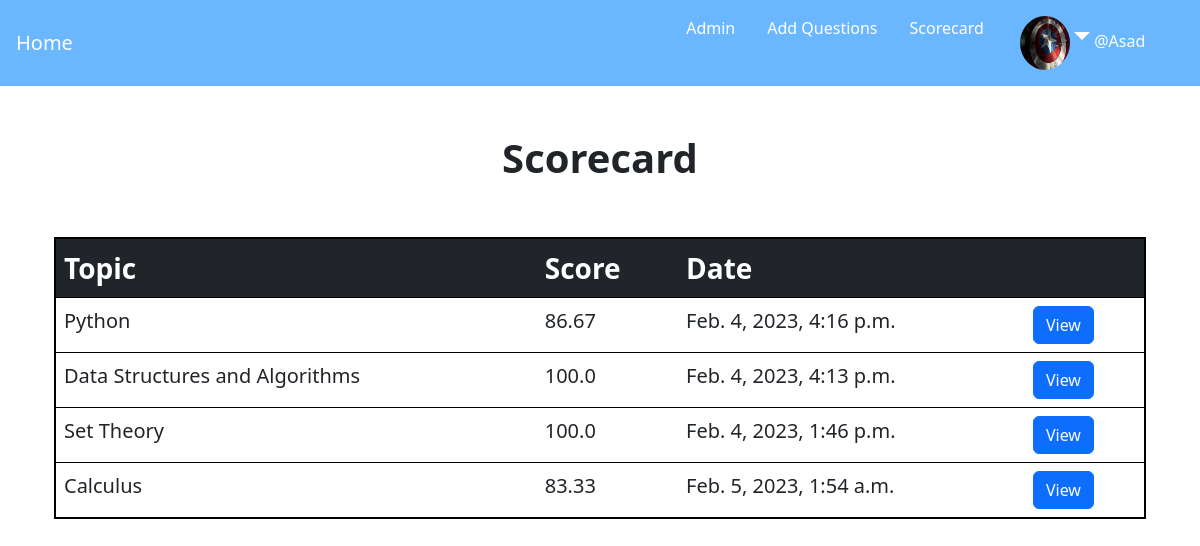
The page /scorecard/ (signed in) on the database its author committed.
### quizapp/models.py (models this page shows, shortened)
class MyUser(AbstractUser):
    email = models.EmailField(unique = True, null = True)
    bio = models.TextField(
        default = 'Lorem ipsum dolor sit amet, consectetur adipiscing elit, sed do eiusmod tempor incididunt ut labore et dolore magna aliqua. Ut enim ad minim veniam, quis nostrud exercitation ullamco laboris nisi ut aliquip ex ea commodo consequat. Duis aute irure dolor in reprehenderit in voluptate velit esse cillum dolore eu fugiat nulla pariatur. Excepteur sint occaecat cupidatat non proident, sunt in culpa qui officia deserunt mollit anim id est laborum.'
    )
    avatar = models.ImageField(null = True, default = "captain-america.jpg", verbose_name = 'Profile pic')
    USERNAME_FIELD = 'email'
    REQUIRED_FIELDS = ['username']

class Score(models.Model):
    user = models.ForeignKey(MyUser, on_delete = models.CASCADE, null = True)
    sub_topic = models.ForeignKey(Subtopic, on_delete = models.CASCADE)
    date = models.DateTimeField(auto_now = True)
    no_of_correctanswers = models.IntegerField(default = 0)
    no_of_questions = models.IntegerField(default = 0)
    score = models.FloatField(default = 0)

class Subtopic(models.Model):
    topic = models.ForeignKey(Quiztopic, on_delete = models.CASCADE)
    sub_topic = models.CharField(unique = True, max_length = 100)

### quizapp/views.py (the view)
# urls.py: path('scorecard/', views.scorecard, name = 'scorecard'),
@login_required(login_url = 'loginuser')
def scorecard(request):
    user = request.user
    sub_topics = Subtopic.objects.all()
    scorecard = {}
    for t in sub_topics:
        if len(user.score_set.filter(sub_topic = t.id)) > 0:
            s = user.score_set.filter(sub_topic = t.id).order_by('-score')[0]
            scorecard[t.sub_topic] = s
    context = {'scorecard' : scorecard}
    return render(request, 'quizapp/scorecard.html', context)

### quizapp/templates/quizapp/scorecard.html
{% extends 'main.html' %}
{% block content %}
    <div class="container">
        <h1 class="text-center fw-bolder mt-5">Scorecard</h1>
        <table class="table table-score">
            <thead class="bg-dark text-white fs-3 fw-bolder">
                <tr>
                    <th scope="col">Topic</th>
                    <th scope="col">Score</th>
                    <th scope="col">Date</th>
                    <th scope="col"></th>
                </tr>
            </thead>
            <tbody class="fs-5 table-body">
                {% for t,s in scorecard.items %}
                    <tr>
                        <td>{{t}}</td>
                        <td>{{s.score}}</td>
                        <td>{{s.date}}</td>
                        <td><a href="{% url 'viewscores' s.sub_topic.id %}" class="btn btn-primary">View</a></td>
                    </tr>
                {% endfor %}
            </tbody>
          </table>
    </div>
{% endblock %}

### templates/navbar.html (shortened to what this page needs)
<nav class="navbar navbar-expand-lg navbar-light nav-bg">
    <a class="navbar-brand px-3 text-white" href="{% url 'home' %}">Home</a>
    <div class="collapse navbar-collapse" id="navbarSupportedContent">
        <ul class="navbar-nav text-white nav-links">
            {% if request.user.is_superuser %}
                <li class="nav-item active px-2">
                    <a class="nav-link text-white" href="{% url 'home' %}admin">Admin</a>
                </li>
                <li class="nav-item active px-2">
                    <a class="nav-link text-white" href="{% url 'question-form' %}">Add Questions</a>
                </li>
            {% endif %}
            {% if request.user.is_authenticated %}
                <li class="nav-item active px-2">
                    <a class="nav-link text-white" href="{% url 'scorecard' %}">Scorecard</a>
                </li>
                <div class="pic-nav">
                    <img class="rounded-circle py-2" id="profile-pic" src="{{user.avatar.url}}" />
                    <span class="text-white fs-3 fw-bold dropdown-toggle" data-bs-toggle="dropdown" aria-expanded="false"></span>
                        @{{user.username}}
                </div>
            {% endif %}
        </ul>
    </div>
</nav>

### static/css/base.css (style rules this page uses)
.nav-bg { background-color: #6ab7ff; }
#profile-pic { height: 70px; width: 50px; }
.pic-nav { position: relative; padding-left: 20px; }
.nav-links { margin-left: auto; margin-right: 5%; }
a:link { text-decoration: none; }
.table-score { margin: 5% 0; border: 2px solid black; }
.table-body { font-weight: 500; }

### rows shown on the page
MyUser: avatar (picture), username "Asad"
Score: sub_topic "Python", score "86.67", date "Feb. 4, 2023, 4:16 p.m."
Score: sub_topic "Data Structures and Algorithms", score "100.0", date "Feb. 4, 2023, 4:13 p.m."
Score: sub_topic "Set Theory", score "100.0", date "Feb. 4, 2023, 1:46 p.m."
Score: sub_topic "Calculus", score "83.33", date "Feb. 5, 2023, 1:54 a.m."
